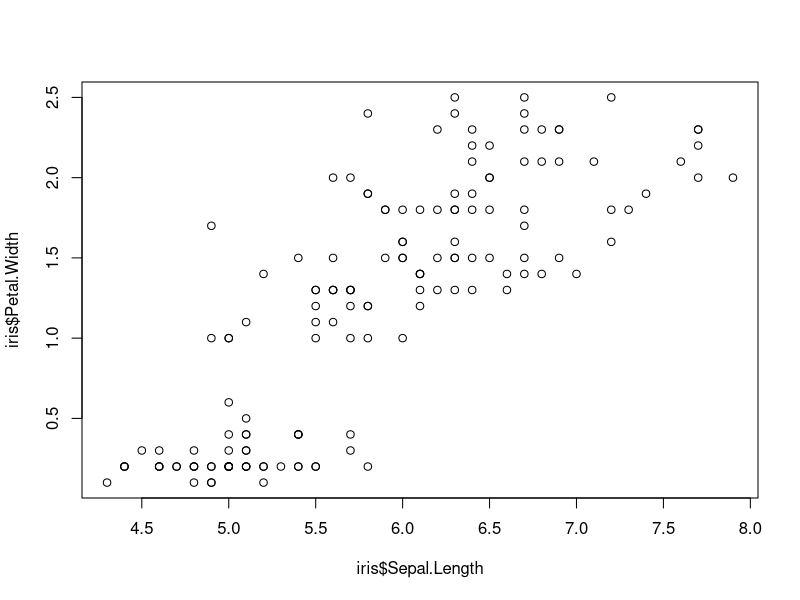
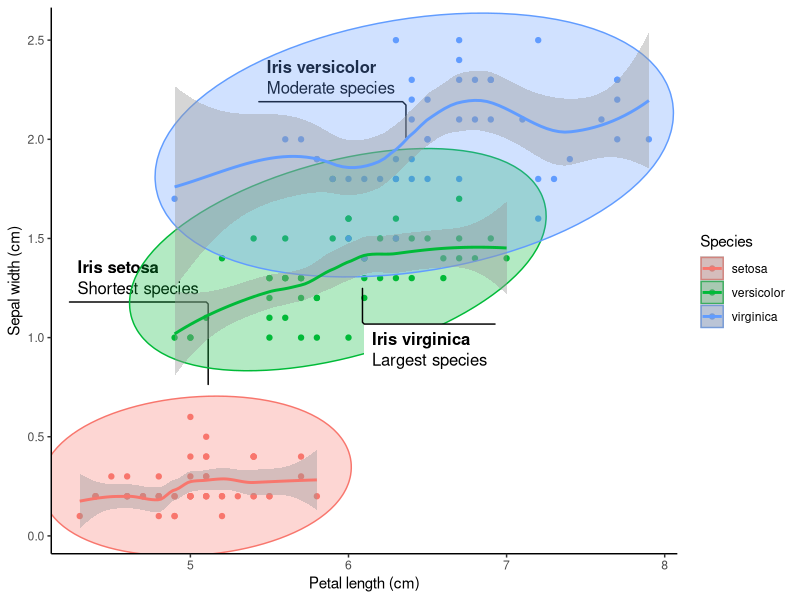
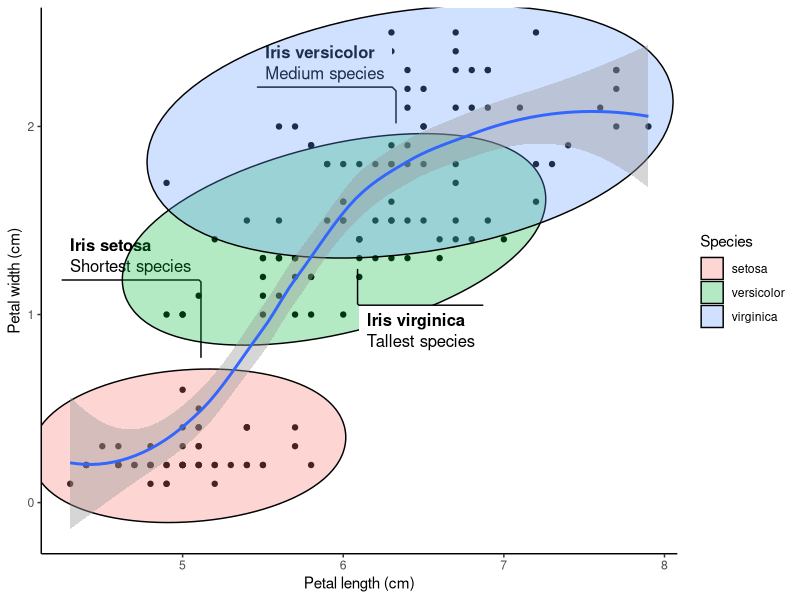
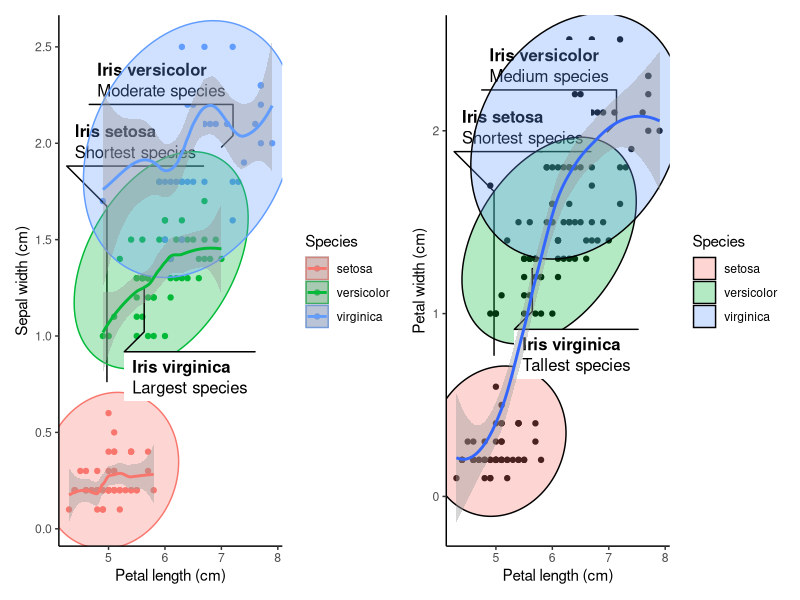
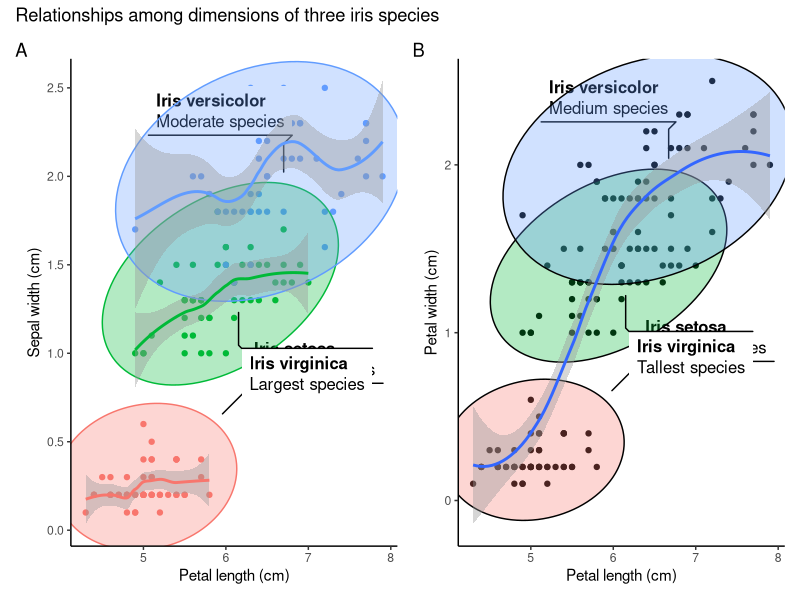
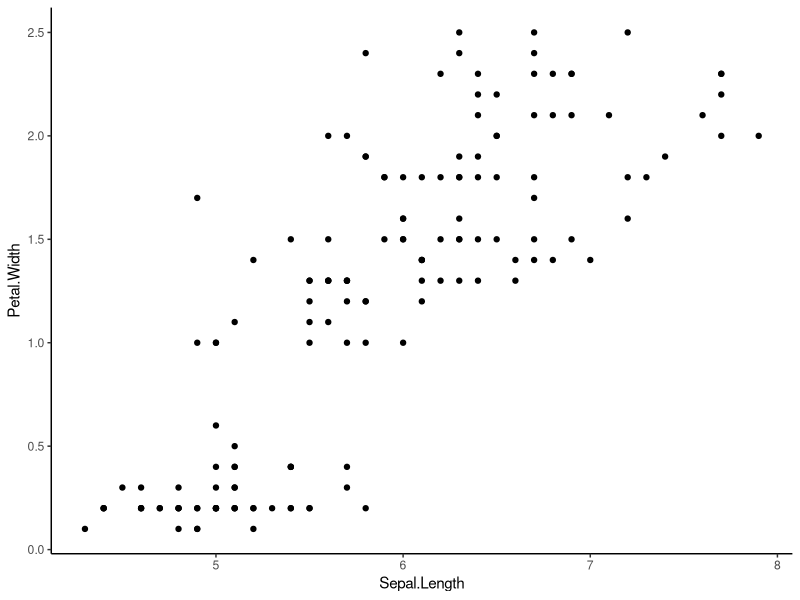
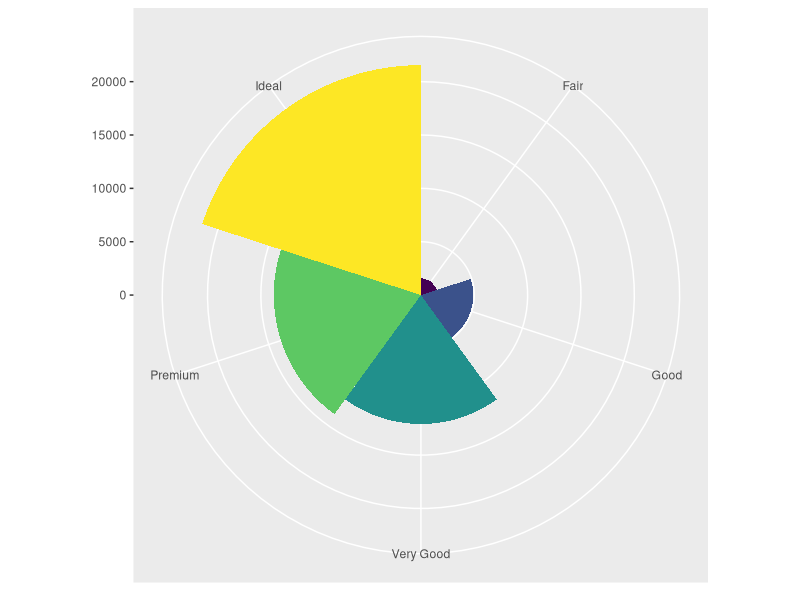
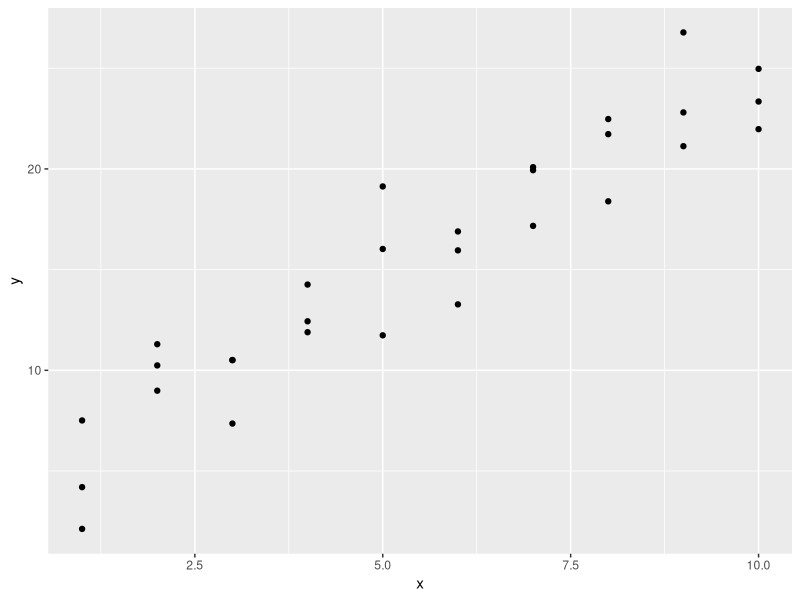

Write R code to recreate these figures, in order.
# IRIS PLOT ----

# I will use three packages in this plotting exercise

# Install them in case you still don't have them already

# install.packages("patchwork")
# install.packages("ggforce")
# install.packages("ggplot2")

# Let me load the packages using library() function.

library(modelr)
library(patchwork)
library(ggforce)
library(ggplot2)
library(tidyverse)

str(iris) # Checking the structure of the dataset. Returned in Console.


plot(iris$Sepal.Length, iris$Petal.Width) # Basic plot within the R base.

# Creating the first plot of the iris data.

separate_smooth <- ggplot(data = iris,    # Specifying the data to be plotted.
       mapping = aes(x = Sepal.Length,    # Stating the axes data.
                     y = Petal.Width,
                     color = Species)) +  # Ensuring points are colored by spp.
  geom_point() +                          # Deciding the plotting geometry.
  labs(x = "Petal length (cm)",           # Specifying the axes labels.
       y = "Sepal width (cm)") +
  geom_mark_ellipse(aes(fill = Species,   # Adding ellipses for the spps.
                        filter = Species == "setosa",
                        label = "Iris setosa",
                        description = "Shortest species")) +
  geom_mark_ellipse(aes(fill = Species,
                        filter = Species == "versicolor",
                        label = "Iris versicolor",
                        description = "Moderate species")) +
  geom_mark_ellipse(aes(fill = Species,
                        filter = Species == "virginica",
                        label = "Iris virginica",
                        description = "Largest species")) +
  theme_classic() +                      # Having publication ready background.
  geom_smooth() # Adding smooth line around 95% level on the plot.

separate_smooth # Generates the plot output of the dataset 

# In the above plot, having color within the aes() breakes the data into 
# species-wise groups. Meaning each species group will be smoothed separately.

uniform_smooth <- ggplot(data = iris,
                         mapping = aes(x = Sepal.Length,
                                       y = Petal.Width)) + # Note no color here.
  geom_point() +
  labs(x = "Petal length (cm)",
       y = "Petal width (cm)") +
  geom_mark_ellipse(aes(fill = Species,
                        filter = Species == "setosa",
                        label = "Iris setosa",
                        description = "Shortest species")) +
  geom_mark_ellipse(aes(fill = Species,
                        filter = Species == "versicolor",
                        label = "Iris versicolor",
                        description = "Medium species")) +
  geom_mark_ellipse(aes(fill = Species,
                        filter = Species == "virginica",
                        label = "Iris virginica",
                        description = "Tallest species")) +
  theme_classic() +
  geom_smooth()

uniform_smooth # This is looking cool!

# Avoiding the color parameter in the aes() ensures all species are considered
# together in the subsequent layers arguments. No grouping by species.

# Patchwork package allows for addition of two plots by their object names.
# The addition is so simple, just relying on the plus (+) operator.

combined_plots <- separate_smooth + uniform_smooth # Adding plots.

combined_plots # Even cooler than I thought!
# Now I want to give the plots title and tags or labels to identify them

combined_plots_labeled <- combined_plots +
  plot_annotation(
    title = "Relationships among dimensions of three iris species", # Title of both plots.
    tag_levels = "A" # Indicates that the plots will be labelled A, B, C etc.
  ) # This makes the first plot to be A and the next to be B. Checking on 
# documentation will help know more arguments in this function.

# Now I want to remove the legends since the species labels are visible

combined_plots_labeled_no_legend <- combined_plots_labeled &
  theme(legend.position = "none") # Removes legends from the plots. I do not 
# need the legends since the species are labeled in the plots.

combined_plots_labeled_no_legend # This will print out the final product.

# Showing that in ggplot2 we can use & instead of plus (+)
library(ggplot2)
attach(iris)

ggplot(data = iris, mapping = aes(x = Sepal.Length, y = Petal.Width)) +
  geom_point() +
  theme_classic()
head(iris)

# I think it has taken me a long time to know this.
# I used ggplot2:: so that I can be sure that the & is supported by ggplot2 and 
# not any other loaded packages such ggforce and patchwork.

ggplot(data = diamonds) +
  geom_bar(mapping = aes(x = cut, fill = cut), show.legend = FALSE, width = 1) +
  theme(aspect.ratio = 1) +
  labs(x = NULL, y = NULL) +
  coord_polar() # coord_flip() can also work well with the data depending on need.
  
# Cool/crazy plot with modelr package.

library(modelr)
options(na.action = na.warn)

ggplot(data = sim1, mapping = aes(x = x, y = y)) +
  geom_point() # There is some visible correlation between the variables

models <- tibble(
  a1 = runif(250, -20, 40),
  a2 = runif(250, -5, 5)
)

ggplot(data = sim1, mapping = aes(x = x, y =y)) +
  geom_abline(mapping = aes(intercept = a1, slope = a2),
              data = models, alpha = 1/4) +
  geom_point(col = 'purple', pch = 18, size = 5) +
  labs(x = 'The x-axis', y = 'The y-axis', title = 'Crazy model in deed') +
  theme_classic()
